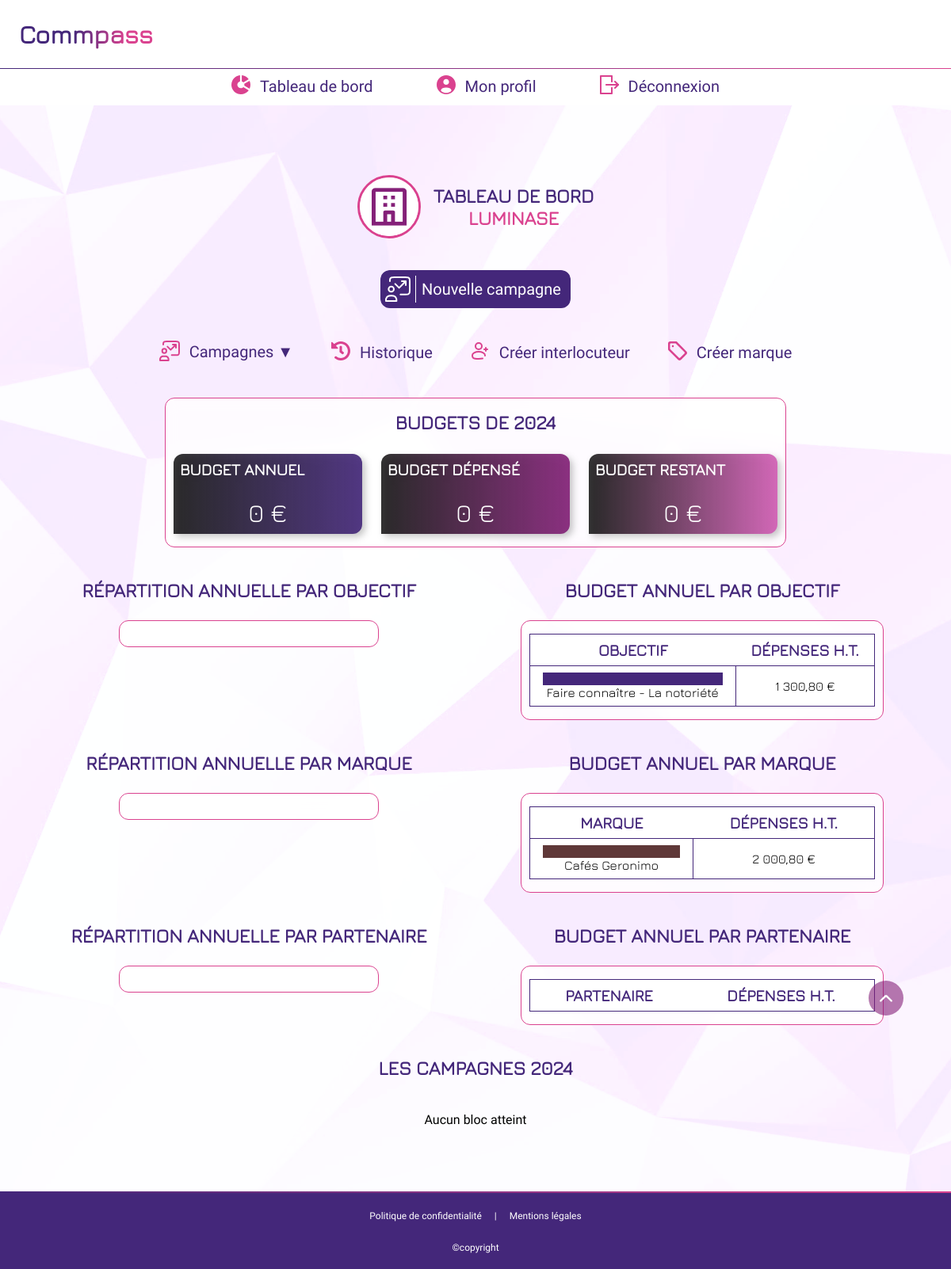
The page /app/my-client.php?client=3 (signed in) on the database its author committed.
### tables this page shows
CREATE TABLE `company` (
  `id_company` int NOT NULL,
  `company_name` varchar(100) NOT NULL,
  `logo_url` varchar(255) DEFAULT 'logo/default.webp',
  `unique_brand` tinyint(1) DEFAULT NULL
);

CREATE TABLE `brand` (
  `id_brand` int NOT NULL,
  `brand_name` varchar(100) NOT NULL,
  `id_company` int DEFAULT NULL,
  `legend_colour_hex` varchar(7) DEFAULT NULL
);

### app/includes/_datas.php (called while the page is built, shortened)
<?php
require_once '_database.php';
require_once '_functions.php';
require_once "includes/classes/class.brand.php";
require_once "includes/classes/class.company.php";
require_once "includes/classes/class.partner.php";
$companies = fetchAllCompanies($dbCo, $_SESSION);
$companyAnnualBudget = fetchCompanyAnnualBudget($dbCo, $_SESSION);
$companyAnnualRemainings = calculateAnnualRemainingBudget($dbCo, $_SESSION);
$currentYear = date('Y');
$partnerAnnualSpendingsClient = getAnnualBudgetPerPartnerPerCompany($dbCo, $_SESSION, $_GET);

### app/includes/classes/class.brand.php (called while the page is built, shortened)
<?php
function getAnnualSpendingByBrand(PDO $dbCo, array $session): array
{
    $queryAnnualSpending = $dbCo->prepare(
        'SELECT b.id_brand, brand_name, legend_colour_hex, SUM(o.price) AS total_spent
        FROM brand b
            JOIN operation_brand ob ON b.id_brand = ob.id_brand
            JOIN operation o ON ob.id_operation = o.id_operation
        WHERE YEAR(o.operation_date) = YEAR(CURDATE()) AND o.id_company = :id_company
        GROUP BY id_brand;'
    );
    if (isset($session['filter'])) {
        $bindValues = [
            'id_company' => $session['filter']['id_company']
        ];
    } else if (!isset($session['filter'])) {
        $bindValues = [
            'id_company' => intval($session['id_company'])
        ];
    } else {
        $bindValues = [
            'id_company' => 1
        ];
    }
    $queryAnnualSpending->execute($bindValues);
    return $queryAnnualSpending->fetchAll(PDO::FETCH_ASSOC);
}

### app/my-client.php (the view, shortened to what this page needs)
<?php
require_once "includes/_database.php";
require_once "includes/_functions.php";
require_once "includes/classes/class.brand.php";
require_once "includes/classes/class.company.php";
require_once "includes/classes/class.partner.php";
require_once "includes/_datas.php";
require_once "includes/templates/_head.php";
require_once "includes/templates/_header.php";
require_once "includes/templates/_footer.php";
require_once "includes/templates/_nav.php";
$selectedCompany = getAllCompanyDatas($dbCo, $_GET);
if (isset($_SESSION['filter']) && isset($_SESSION['filter']['id_company']) || isset($_SESSION['client']) && $_SESSION['client'] === 1) {
    $targetAnnualSpendings = getAnnualSpendingsByTarget($dbCo, $_SESSION);
    $brandsAnnualSpendings = getAnnualSpendingByBrand($dbCo, $_SESSION);
}
?>
<!DOCTYPE html>
<html lang="fr">
<head>
    <?= fetchHead('Commpass'); ?>
</head>
<body>
    <header class="header">
        <?= fetchHeader('dashboard', 'Mon tableau de bord') ?>
    </header>
    <nav class="nav hamburger__menu" id="menu" aria-label="Navigation principale du site">
        <?= fetchNav($_SESSION, $companies, '', '', 'nav__itm--active') ?>
    </nav>
    <main class="container container--campaigns container__flex">
        <div class="flex-row">
            <img class="client__logo" src="<?= $selectedCompany['logo_url'] ?>" alt="Logo de l'entreprise <?= $selectedCompany['company_name'] ?>">
            <h2 class="ttl lineUp">Tableau de bord
                <br><span class="ttl--tertiary"><?= $selectedCompany['company_name'] ?></span>
            </h2>
        </div>
        <div class="button__section">
            <a href="/new-campaign?client=<?= $selectedCompany['id_company'] ?>" class="button button--new-campaign" aria-label="Redirige vers un formulaire de création de campagne de com">Nouvelle campagne</a>
        </div>
        <div class="button__section">
            <ul class="button__section space-between" data-client-menu="" aria-label="Options multiples d'ajout d'interlocuteur ou de marque">
                <li class="history-lnk"><a class="nav__lnk nav__lnk--new-campaign" href="#client-campaigns" aria-label="Vous amène directement aux campagnes clients">Campagnes ▼</a></li>
                <li class="history-lnk"><a class="nav__lnk nav__lnk--history" href="history?client=<?= $selectedCompany['id_company'] ?>" aria-label="Consulter l'historique de <?= $selectedCompany['company_name'] ?>">Historique</a></li>
                <li class="history-lnk"><a class="nav__lnk nav__lnk--user-plus" href="new-user?client=<?= $_SESSION['filter']['id_company'] ?>" aria-label="Lien vers un formulaire de création d'interlocuteur pour l'entreprise <?= $selectedCompany['company_name'] ?>">Créer interlocuteur</a></li>
                <li class="history-lnk"><a class="nav__lnk nav__lnk--new-brand" href="new-brand?client=<?= $_SESSION['filter']['id_company'] ?>" aria-label="Lien vers un formulaire de création de marque pour l'entreprise <?= $selectedCompany['company_name'] ?>">Créer marque</a></li>
            </ul>
        </div>
        <?php
        if (isset($_SESSION['filter']) && isset($_SESSION['filter']['id_company']) || $_SESSION['client'] === 1 && $_SESSION['boss'] === 1) {
            echo
            '<div class="card">
                <section class="card__section">
                    <h3 class="ttl ttl--budget">Budgets de ' . $currentYear . '</h3>
                    <div class="vignettes-section vignettes-section--row">
                        <div class="vignette vignette--bigger vignette--primary">
                            <div class="flex-row">
                                <h4 class="vignette__ttl vignette__ttl--big">
                                    Budget annuel
                                </h4>'
                . displayButtonIfNotClient($_SESSION) .
                '</div>
                            <p class="vignette__price vignette__price--big">' . formatPrice(fetchCompanyAnnualBudget($dbCo, $_SESSION, $_GET), "€") . '</p>
                        </div>
                        <div class="vignette vignette--bigger vignette--secondary">
                            <h4 class="vignette__ttl vignette__ttl--big">
                                Budget dépensé
                            </h4>
                            <p class="vignette__price vignette__price--big">' . formatPrice(calculateAnnualSpentBudget($dbCo, $_SESSION, $_GET), '€') . '</p>
                        </div>
                        <div class="vignette vignette--bigger vignette--tertiary ' . ($companyAnnualBudget > 0 ? turnVignetteRedIfNegative($companyAnnualRemainings) : '') . '" data-vignette="">
                            <h4 class="vignette__ttl vignette__ttl--big">
                                Budget restant
                            </h4>
                            <p class="vignette__price vignette__price--big">' . formatPrice($companyAnnualRemainings, '€') . '</p>
                </div>
                    </div>
                </section>
            </div>';
        }
        ?>
        <?php
        if (isset($_SESSION['filter']) && isset($_SESSION['filter']['id_company']) || isset($_SESSION['client']) && $_SESSION['client'] === 1 && $_SESSION['boss'] === 1) {
            echo
            '<div class="card card--grid">
        <div class="card">
            <h2 class="ttl lineUp">Répartition annuelle par objectif</h2>
            <section class="card__section">
                <div id="chart-target"></div>
            </section>
        </div>
        <div class="card">
            <h2 class="ttl lineUp">Budget annuel par objectif</h2>
            <section class="card__section">'
                . generateTableFromTargetDatas($targetAnnualSpendings) .
                '</section>
        </div>
    </div>';
            if ($selectedCompany['unique_brand'] === 0) {
                echo
                '<div class="card card--grid card--reverse">
            <div class="card">
                <h2 class="ttl lineUp">Répartition annuelle par marque</h2>
                <section class="card__section">
                    <div id="chart-brand"></div>
                </section>
            </div>
            <div class="card">
                <h2 class="ttl lineUp">Budget annuel par marque</h2>
                <section class="card__section">'
                    . generateTableFromDatas($brandsAnnualSpendings) .
                    '</section>
            </div>
        </div>';
            }
            echo
            '<div class="card card--grid">
        <div class="card">
            <h2 class="ttl lineUp">Répartition annuelle par partenaire</h2>
            <section class="card__section">
                <div id="chart-partner"></div>
            </section>
        </div>
        <div class="card">
            <h2 class="ttl lineUp">Budget annuel par partenaire</h2>
            <section class="card__section">'
                . generatePartnerTable($partnerAnnualSpendingsClient) .
                '</section>
        </div>
    </div>';
        }
        ?>
        <h2 class="ttl lineUp" id="client-campaigns">Les campagnes <?= $currentYear ?></h2>
        <section class="card <?php
                                if (!empty($companyCurrentYearCampaigns) || $_SESSION['client'] === 0) {
                                    echo 'campaign';
                                }
                                ?>">
            <?php
            if (!isset($_SESSION['filter']) && $_SESSION['client'] === 0) {
                echo getCampaignTemplateByCompany($dbCo, $currentYearCampaigns, $_SESSION, $companies);
                echo getMessageIfNoCampaign($currentYearCampaigns);
            } else if (isset($_SESSION['filter']) && isset($_SESSION['filter']['id_company']) && $_SESSION['client'] === 0) {
                $currentYearCampaigns = getCompanyFilteredCampaigns($dbCo, $_SESSION);
                echo getCampaignTemplate($dbCo, $currentYearCampaigns, $_SESSION);
                echo getMessageIfNoCampaign($currentYearCampaigns);
            } else if ($_SESSION['client'] === 1 && $_SESSION['boss'] === 1) {
                $currentYearCampaigns = getCompanyFilteredCampaigns($dbCo, $_SESSION);
                echo getMessageIfNoCampaign($currentYearCampaigns);
                echo getCampaignTemplate($dbCo, $currentYearCampaigns, $_SESSION);
            } else if ($_SESSION['client'] === 1 && $_SESSION['boss'] === 0) {
                echo getMessageIfNoCampaign($currentYearCampaigns);
                echo getCampaignTemplate($dbCo, $currentYearCampaigns, $_SESSION);
            } else {
                echo 'Aucun bloc atteint';
            }
            ?>
        </section>
    </main>
    <a class="button--up" href="#" aria-label="Renvoie en haut de la page." id="scrollTop">
        <img src="img/arrow-up.svg" alt="Flèche vers le haut">
    </a>
    <footer class="footer">
        <?= fetchFooter() ?>
    </footer>
</body>
</html>

### app/includes/_functions.php (shortened to what this page needs)
<?php
function formatPrice(float|int $price, string $currency): string
{
    if ($price == (int)$price) {
        return number_format($price, 0, ',', ' ') . ' ' . $currency;
    } else {
        return number_format($price, 2, ',', ' ') . ' ' . $currency;
    }
}
function generateTableFromDatas(array $brandsSpendings): string
{
    $htmlTable = '<table class="table">';
    $htmlTable .= '<thead><tr><th class="table__head">Marque</th><th class="table__head">Dépenses H.T.</th></tr></thead>';
    $htmlTable .= '<tbody>';
    foreach ($brandsSpendings as $brand) {
        $htmlTable .= '<tr>';
        $htmlTable .= '<td class="table__cell" aria-label="Cellule de la marque ' . $brand['brand_name'] . '"><span class="campaign__legend-square campaign__legend-square--long" style="background-color:' . $brand['legend_colour_hex'] . '"></span>' . htmlspecialchars($brand['brand_name']) . '</td>';
        $htmlTable .= '<td class="table__cell" aria-label="Cellule de dépenses pour la marque ' . $brand['brand_name'] . '">' . formatPrice($brand['total_spent'], '€') . '</td>';
        $htmlTable .= '</tr>';
    }
    $htmlTable .= '</tbody>';
    $htmlTable .= '</table>';
    return $htmlTable;
}

### rows shown on the page
company: logo_url (placeholder picture), company_name "LUMINASE"
brand: brand_name "Cafés Geronimo", total_spent "2 000,80 €"

### other values the page prints
$currentYear "2024"
formatPrice(fetchCompanyAnnualBudget($dbCo, $_SESSION, $_GET), "€") "0 €"
formatPrice(calculateAnnualSpentBudget($dbCo, $_SESSION, $_GET), '€') "0 €"
formatPrice($companyAnnualRemainings, '€') "0 €"
$target['target'] "Faire connaître - La notoriété"
formatPrice($target['total'], '€') "1 300,80 €"
